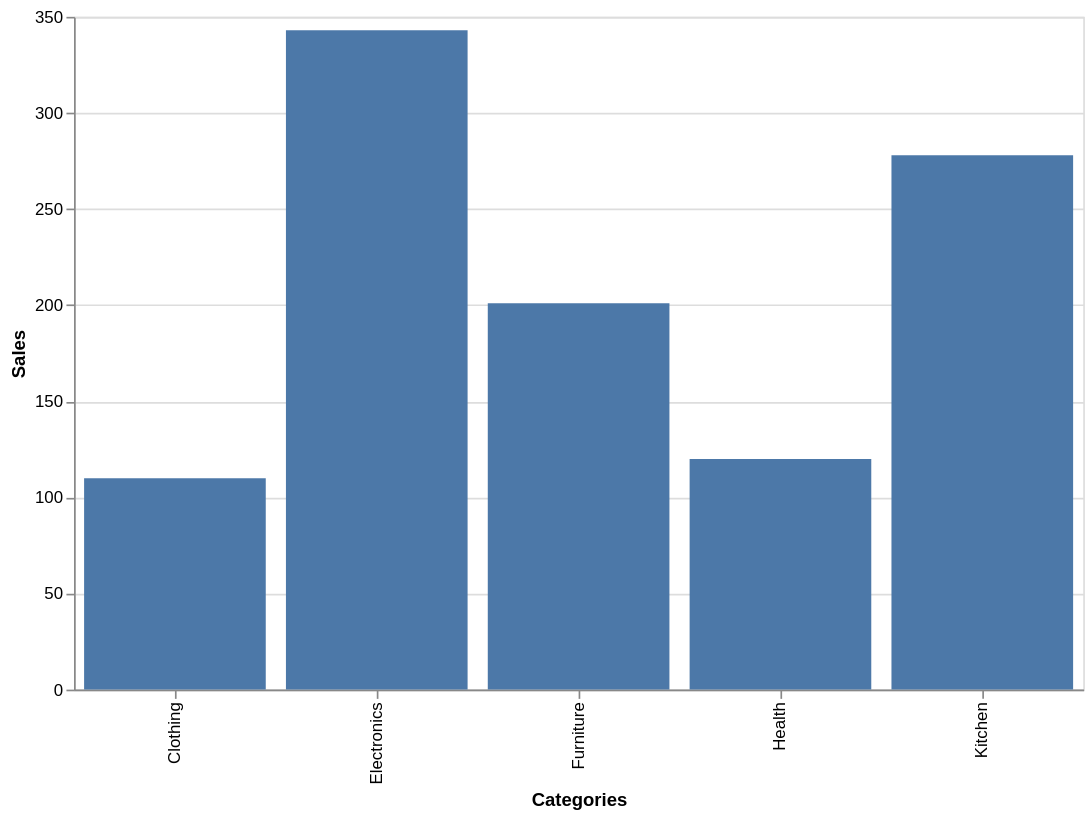

Source (notebook cell):
### Code cell
# Using properties method for the height and width
alt.Chart(data).mark_bar().encode(
    x='Categories',
    y='Sales'
).properties(
    height=400,
    width=600
)

### Figure 1 — Vega-Lite specification as saved in the notebook (floating-point values rounded to 4 significant figures)
{"config": {"view": {"continuousWidth": 300, "continuousHeight": 300}}, "data": {"name": "data-605f125a23fc9733d65d2edcb2fe66cf"}, "mark": {"type": "bar"}, "encoding": {"x": {"field": "Categories", "type": "nominal"}, "y": {"field": "Sales", "type": "quantitative"}}, "height": 400, "width": 600, "$schema": "https://vega.github.io/schema/vega-lite/v6.1.0.json", "datasets": {"data-605f125a23fc9733d65d2edcb2fe66cf": [{"Categories": "Clothing", "Sales": 110}, {"Categories": "Electronics", "Sales": 343}, {"Categories": "Furniture", "Sales": 201}, {"Categories": "Health", "Sales": 120}, {"Categories": "Kitchen", "Sales": 278}]}}
